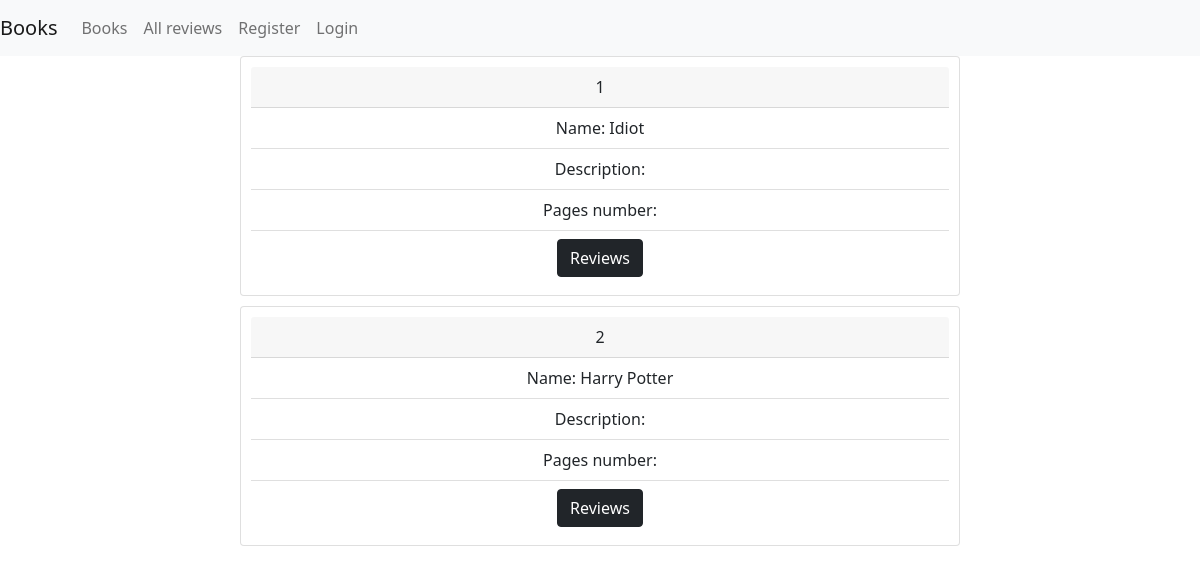
The app's page /app/book_list/, older data.
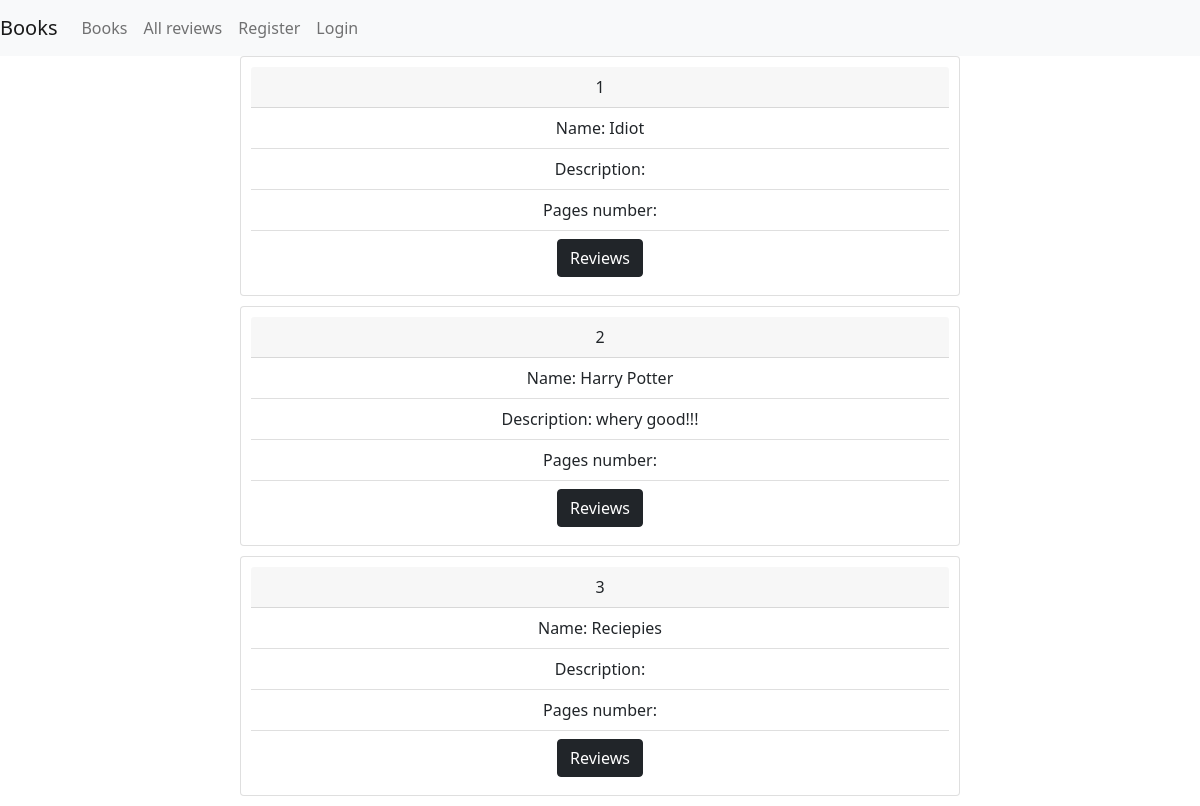
The same page, newer data.
### app_tutorial/models.py (models this page shows, shortened)
class Book(models.Model):
    name = models.CharField(max_length=255)
    pages_numbers = models.IntegerField(default=100)
    price = models.DecimalField(max_digits=10, decimal_places=2)
    description = models.TextField(null=True, blank=True)

### app_tutorial/views.py (the view)
# urls.py: path('book_list/', views.book_list, name='book_list'),
def book_list(request):
    books = Book.objects.all()
    return render(request, 'book_list.html', {'books': books})

### templates/book_list.html (shortened to what this page needs)
{% extends 'base.html'%}
{%block content%}
{% for book in books %}
    <div class="review card">
      <div class="card-header">
        {{book.id}}
      </div>
      <ul class="list-group list-group-flush">
        <li class="list-group-item">Name: {{book.name}}</li>
        <li class="list-group-item">Description: {{book.description}}</li>
        <li class="list-group-item">Pages number: {{book.pages_number}}</li>
        <li class="list-group-item">
            <a class="btn btn-dark" href="{% url 'book_review_list' book_id=book.id%}" role="button">Reviews</a>
        </li>
      </ul>
    </div>
{% endfor %}
{% endblock %}

Row changes from the older to the newer data that the page shows:
changed Book "Harry Potter": description (not shown) → "whery good!!!"
added Book: id "3", name "Reciepies"
